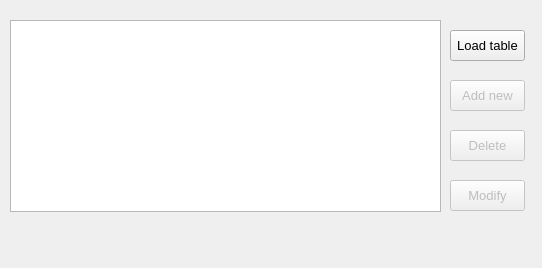
<?xml version="1.0" encoding="UTF-8"?>
<ui version="4.0">
 <class>TheaterTypesForm</class>
 <widget class="QMainWindow" name="TheaterTypesForm">
  <property name="geometry">
   <rect>
    <x>0</x>
    <y>0</y>
    <width>542</width>
    <height>268</height>
   </rect>
  </property>
  <property name="font">
   <font>
    <pointsize>10</pointsize>
   </font>
  </property>
  <property name="windowTitle">
   <string>Theater Types</string>
  </property>
  <property name="windowIcon">
   <iconset resource="MyResources.qrc">
    <normaloff>:/Images/theater type pic.png</normaloff>:/Images/theater type pic.png</iconset>
  </property>
  <widget class="QWidget" name="centralwidget">
   <widget class="QPushButton" name="pbtDelete">
    <property name="enabled">
     <bool>false</bool>
    </property>
    <property name="geometry">
     <rect>
      <x>450</x>
      <y>130</y>
      <width>75</width>
      <height>31</height>
     </rect>
    </property>
    <property name="text">
     <string>Delete</string>
    </property>
   </widget>
   <widget class="QTableView" name="tvwTable">
    <property name="geometry">
     <rect>
      <x>10</x>
      <y>20</y>
      <width>431</width>
      <height>192</height>
     </rect>
    </property>
   </widget>
   <widget class="QPushButton" name="pbtLoadTable">
    <property name="geometry">
     <rect>
      <x>450</x>
      <y>30</y>
      <width>75</width>
      <height>31</height>
     </rect>
    </property>
    <property name="text">
     <string>Load table</string>
    </property>
   </widget>
   <widget class="QPushButton" name="pbtModify">
    <property name="enabled">
     <bool>false</bool>
    </property>
    <property name="geometry">
     <rect>
      <x>450</x>
      <y>180</y>
      <width>75</width>
      <height>31</height>
     </rect>
    </property>
    <property name="text">
     <string>Modify</string>
    </property>
   </widget>
   <widget class="QPushButton" name="pbtAddNew">
    <property name="enabled">
     <bool>false</bool>
    </property>
    <property name="geometry">
     <rect>
      <x>450</x>
      <y>80</y>
      <width>75</width>
      <height>31</height>
     </rect>
    </property>
    <property name="text">
     <string>Add new</string>
    </property>
   </widget>
  </widget>
  <widget class="QMenuBar" name="menubar">
   <property name="geometry">
    <rect>
     <x>0</x>
     <y>0</y>
     <width>542</width>
     <height>23</height>
    </rect>
   </property>
  </widget>
  <widget class="QStatusBar" name="statusbar">
   <property name="sizeGripEnabled">
    <bool>false</bool>
   </property>
  </widget>
 </widget>
 <resources>
  <include location="MyResources.qrc"/>
 </resources>
 <connections/>
</ui>
